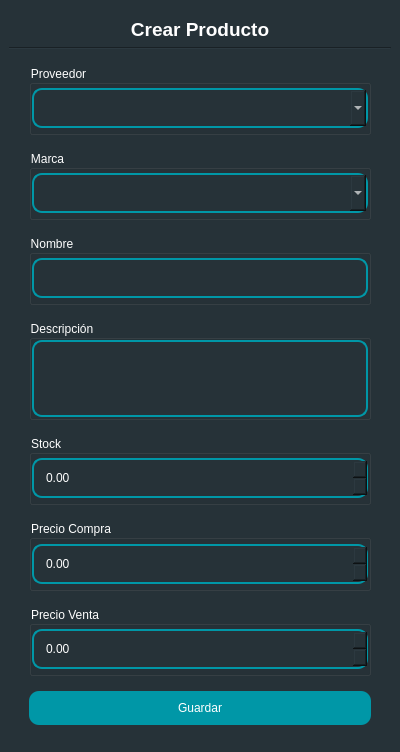
<?xml version="1.0" encoding="UTF-8"?>
<ui version="4.0">
 <class>Dialog</class>
 <widget class="QDialog" name="Dialog">
  <property name="windowModality">
   <enum>Qt::NonModal</enum>
  </property>
  <property name="geometry">
   <rect>
    <x>0</x>
    <y>0</y>
    <width>400</width>
    <height>752</height>
   </rect>
  </property>
  <property name="minimumSize">
   <size>
    <width>400</width>
    <height>750</height>
   </size>
  </property>
  <property name="maximumSize">
   <size>
    <width>400</width>
    <height>752</height>
   </size>
  </property>
  <property name="windowTitle">
   <string>Producto</string>
  </property>
  <property name="styleSheet">
   <string notr="true">background-color: #263238;</string>
  </property>
  <property name="modal">
   <bool>false</bool>
  </property>
  <layout class="QHBoxLayout" name="horizontalLayout">
   <property name="spacing">
    <number>0</number>
   </property>
   <property name="leftMargin">
    <number>0</number>
   </property>
   <property name="topMargin">
    <number>0</number>
   </property>
   <property name="rightMargin">
    <number>0</number>
   </property>
   <property name="bottomMargin">
    <number>0</number>
   </property>
   <item>
    <widget class="QWidget" name="widget" native="true">
     <property name="styleSheet">
      <string notr="true">QLineEdit {
    color:  white;
    border-style:  solid;
    border-width: 1.5px;
    border-color: #0097a7;
	border-radius: 10px;
	padding: 10px;
}

QDateEdit {
    color:  white;
    border-style:  solid;
    border-width: 1.5px;
    border-color: #0097a7;
	border-radius: 10px;
	padding: 10px;
}

QComboBox {
    color:  white;
    border-style:  solid;
    border-width: 1.5px;
    border-color: #0097a7;
	border-radius: 10px;
	padding: 10px;
}

QPlainTextEdit {
    color:  white;
    border-style:  solid;
    border-width: 1.5px;
    border-color: #0097a7;
	border-radius: 10px;
	padding: 10px;
}

QGroupBox {
	color:  white;
}

QDoubleSpinBox {
    color:  white;
    border-style:  solid;
    border-width: 1.5px;
    border-color: #0097a7;
	border-radius: 10px;
	padding: 10px;
}</string>
     </property>
     <layout class="QVBoxLayout" name="verticalLayout" stretch="1">
      <property name="spacing">
       <number>6</number>
      </property>
      <property name="leftMargin">
       <number>0</number>
      </property>
      <property name="rightMargin">
       <number>0</number>
      </property>
      <item>
       <widget class="QFrame" name="frame">
        <property name="frameShape">
         <enum>QFrame::NoFrame</enum>
        </property>
        <property name="frameShadow">
         <enum>QFrame::Raised</enum>
        </property>
        <layout class="QVBoxLayout" name="verticalLayout_2" stretch="0,0,0">
         <item>
          <widget class="QLabel" name="lbl_title">
           <property name="font">
            <font>
             <pointsize>14</pointsize>
             <weight>75</weight>
             <bold>true</bold>
            </font>
           </property>
           <property name="layoutDirection">
            <enum>Qt::LeftToRight</enum>
           </property>
           <property name="styleSheet">
            <string notr="true">color: white;</string>
           </property>
           <property name="lineWidth">
            <number>1</number>
           </property>
           <property name="text">
            <string>Crear Producto</string>
           </property>
           <property name="alignment">
            <set>Qt::AlignCenter</set>
           </property>
          </widget>
         </item>
         <item>
          <widget class="Line" name="line">
           <property name="orientation">
            <enum>Qt::Horizontal</enum>
           </property>
          </widget>
         </item>
         <item>
          <widget class="QFrame" name="frame_2">
           <property name="frameShape">
            <enum>QFrame::NoFrame</enum>
           </property>
           <property name="frameShadow">
            <enum>QFrame::Raised</enum>
           </property>
           <layout class="QVBoxLayout" name="verticalLayout_3">
            <property name="spacing">
             <number>15</number>
            </property>
            <property name="leftMargin">
             <number>20</number>
            </property>
            <property name="rightMargin">
             <number>20</number>
            </property>
            <item>
             <widget class="QGroupBox" name="groupBox_4">
              <property name="minimumSize">
               <size>
                <width>0</width>
                <height>70</height>
               </size>
              </property>
              <property name="maximumSize">
               <size>
                <width>16777215</width>
                <height>70</height>
               </size>
              </property>
              <property name="title">
               <string>Proveedor</string>
              </property>
              <layout class="QVBoxLayout" name="verticalLayout_7">
               <property name="spacing">
                <number>0</number>
               </property>
               <property name="leftMargin">
                <number>0</number>
               </property>
               <property name="topMargin">
                <number>0</number>
               </property>
               <property name="rightMargin">
                <number>0</number>
               </property>
               <property name="bottomMargin">
                <number>0</number>
               </property>
               <item>
                <widget class="QComboBox" name="cmb_proveedor">
                 <property name="placeholderText">
                  <string/>
                 </property>
                </widget>
               </item>
              </layout>
             </widget>
            </item>
            <item>
             <widget class="QGroupBox" name="groupBox_5">
              <property name="minimumSize">
               <size>
                <width>0</width>
                <height>70</height>
               </size>
              </property>
              <property name="maximumSize">
               <size>
                <width>16777215</width>
                <height>70</height>
               </size>
              </property>
              <property name="title">
               <string>Marca</string>
              </property>
              <layout class="QVBoxLayout" name="verticalLayout_8">
               <property name="spacing">
                <number>0</number>
               </property>
               <property name="leftMargin">
                <number>0</number>
               </property>
               <property name="topMargin">
                <number>0</number>
               </property>
               <property name="rightMargin">
                <number>0</number>
               </property>
               <property name="bottomMargin">
                <number>0</number>
               </property>
               <item>
                <widget class="QComboBox" name="cmb_marca">
                 <property name="placeholderText">
                  <string/>
                 </property>
                </widget>
               </item>
              </layout>
             </widget>
            </item>
            <item>
             <widget class="QGroupBox" name="groupBox_6">
              <property name="minimumSize">
               <size>
                <width>0</width>
                <height>70</height>
               </size>
              </property>
              <property name="maximumSize">
               <size>
                <width>16777215</width>
                <height>70</height>
               </size>
              </property>
              <property name="title">
               <string>Nombre</string>
              </property>
              <layout class="QVBoxLayout" name="verticalLayout_9">
               <property name="spacing">
                <number>0</number>
               </property>
               <property name="leftMargin">
                <number>0</number>
               </property>
               <property name="topMargin">
                <number>0</number>
               </property>
               <property name="rightMargin">
                <number>0</number>
               </property>
               <property name="bottomMargin">
                <number>0</number>
               </property>
               <item>
                <widget class="QLineEdit" name="input_nombre">
                 <property name="styleSheet">
                  <string notr="true"/>
                 </property>
                 <property name="placeholderText">
                  <string/>
                 </property>
                </widget>
               </item>
              </layout>
             </widget>
            </item>
            <item>
             <widget class="QGroupBox" name="groupBox_7">
              <property name="minimumSize">
               <size>
                <width>0</width>
                <height>100</height>
               </size>
              </property>
              <property name="maximumSize">
               <size>
                <width>16777215</width>
                <height>100</height>
               </size>
              </property>
              <property name="title">
               <string>Descripción</string>
              </property>
              <layout class="QVBoxLayout" name="verticalLayout_10">
               <property name="spacing">
                <number>0</number>
               </property>
               <property name="leftMargin">
                <number>0</number>
               </property>
               <property name="topMargin">
                <number>0</number>
               </property>
               <property name="rightMargin">
                <number>0</number>
               </property>
               <property name="bottomMargin">
                <number>0</number>
               </property>
               <item>
                <widget class="QPlainTextEdit" name="txt_descripcion">
                 <property name="lineWrapMode">
                  <enum>QPlainTextEdit::WidgetWidth</enum>
                 </property>
                 <property name="placeholderText">
                  <string/>
                 </property>
                </widget>
               </item>
              </layout>
             </widget>
            </item>
            <item>
             <widget class="QGroupBox" name="groupBox_8">
              <property name="title">
               <string>Stock</string>
              </property>
              <layout class="QVBoxLayout" name="verticalLayout_4">
               <property name="spacing">
                <number>0</number>
               </property>
               <property name="leftMargin">
                <number>0</number>
               </property>
               <property name="topMargin">
                <number>0</number>
               </property>
               <property name="rightMargin">
                <number>0</number>
               </property>
               <property name="bottomMargin">
                <number>0</number>
               </property>
               <item>
                <widget class="QDoubleSpinBox" name="doubleSpinBox">
                 <property name="frame">
                  <bool>true</bool>
                 </property>
                </widget>
               </item>
              </layout>
             </widget>
            </item>
            <item>
             <widget class="QGroupBox" name="groupBox_3">
              <property name="minimumSize">
               <size>
                <width>0</width>
                <height>70</height>
               </size>
              </property>
              <property name="title">
               <string>Precio Compra</string>
              </property>
              <layout class="QVBoxLayout" name="verticalLayout_6">
               <property name="spacing">
                <number>0</number>
               </property>
               <property name="leftMargin">
                <number>0</number>
               </property>
               <property name="topMargin">
                <number>0</number>
               </property>
               <property name="rightMargin">
                <number>0</number>
               </property>
               <property name="bottomMargin">
                <number>0</number>
               </property>
               <item>
                <widget class="QDoubleSpinBox" name="dbl_precio_compra"/>
               </item>
              </layout>
             </widget>
            </item>
            <item>
             <widget class="QGroupBox" name="groupBox_2">
              <property name="minimumSize">
               <size>
                <width>0</width>
                <height>70</height>
               </size>
              </property>
              <property name="title">
               <string>Precio Venta</string>
              </property>
              <layout class="QVBoxLayout" name="verticalLayout_5">
               <property name="spacing">
                <number>0</number>
               </property>
               <property name="leftMargin">
                <number>0</number>
               </property>
               <property name="topMargin">
                <number>0</number>
               </property>
               <property name="rightMargin">
                <number>0</number>
               </property>
               <property name="bottomMargin">
                <number>0</number>
               </property>
               <item>
                <widget class="QDoubleSpinBox" name="doubleSpinBox_2"/>
               </item>
              </layout>
             </widget>
            </item>
            <item>
             <widget class="QPushButton" name="btn_save">
              <property name="cursor">
               <cursorShape>PointingHandCursor</cursorShape>
              </property>
              <property name="styleSheet">
               <string notr="true">QPushButton {
    color:  white;
	background-color: #0097a7;
	border-radius: 10px;
	padding: 10px;
}</string>
              </property>
              <property name="text">
               <string>Guardar</string>
              </property>
             </widget>
            </item>
           </layout>
          </widget>
         </item>
        </layout>
       </widget>
      </item>
     </layout>
    </widget>
   </item>
  </layout>
 </widget>
 <resources/>
 <connections/>
</ui>
